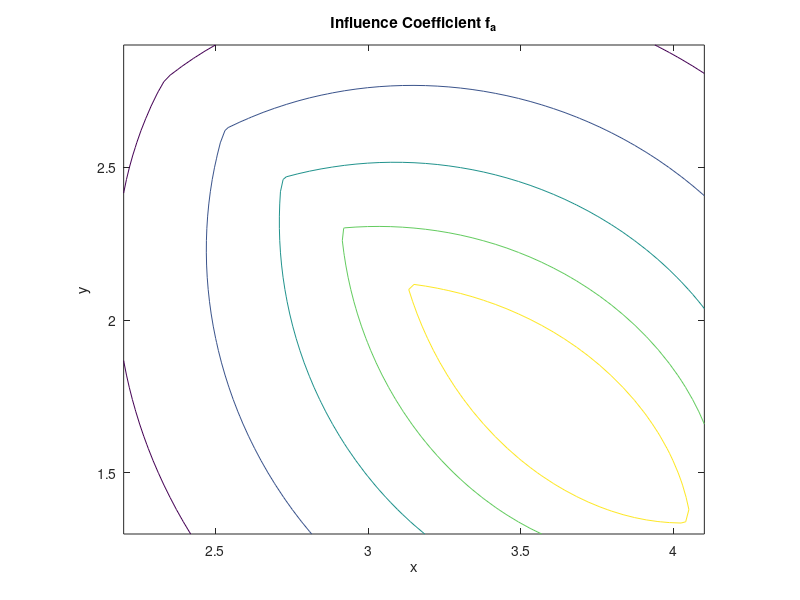
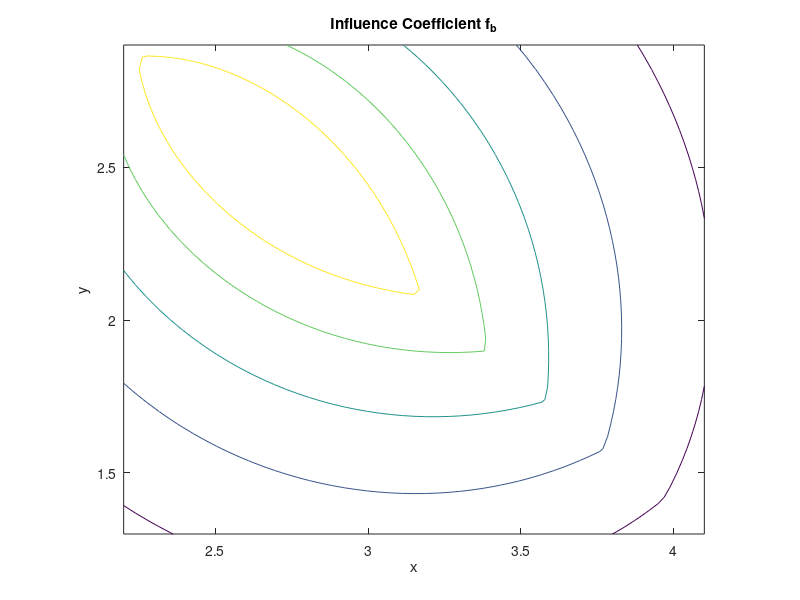

Here is the MATLAB script that generated these plots, in order: (Note: this script raises an error after producing the figures.)
nv = 100;
nx = 51;
ny = 41;
c1 = -0.15:0.05:0.15;
xa = 4.1; 
xb = 2.2; 
ya = 1.3;
yb = 2.9;

function [infa, infb] = panelinf(xa, ya, xb, yb, x, y)
    % Vector from A to B
    dx = xb - xa;
    dy = yb - ya;
    L = sqrt(dx^2 + dy^2);  % Panel length
    
    % Unit tangent and normal vectors
    t = [dx, dy] / L;
    n = [-dy, dx] / L;  % Rotate tangent vector 90 degrees CCW
    
    % Vector from A to field point
    rx = x - xa;
    ry = y - ya;

    
    % Transform field point to panel coordinates
    X = rx * t(1) + ry * t(2);
    Yin = rx * n(1) + ry * n(2);

    if abs(Yin) < 1e-5
        Y = 1e-5;
    else
        Y = Yin;
    end

    % Calculating I0
    I0 = -(1 / (4 * pi)) * ( ...
        X*log(X^2 + Y^2) - ...
        (X-L)*log((X-L)^2 + Y^2) - ...
        2*L + ...
        2*Y*(atan(X/Y) - atan((X - L) / Y)) );

    % Calculating I1
    I1 = 1/(8 * pi) * ((X^2 + Y^2) * log(X^2 + Y^2) ...
    - ((X - L)^2 + Y^2) * log((X - L)^2 + Y^2) ...
    - 2 * X * L + L^2);

    % Influence coefficient fa
    infa = (I0*(1-(X/L)) - (I1/L));

    % Influence coefficient fb
    infb = (I0*(X/L) + (I1/L));
  
end
 
% Generate grid and compute influence cofficients
for i = 1:nx
    for j = 1:ny
        xm(i,j) = xa + (i-1)*(xb-xa)/(nx-1);
        ym(i,j) = ya + (j-1)*(yb-ya)/(ny-1);
        [infa(i,j), infb(i,j)] = panelinf(xa, ya, xb, yb, xm(i,j), ym(i,j));
    end
end

% Plot fa
figure(1)
contour(xm', ym', infa', c1)
xlabel('x'), ylabel('y')
title('Influence Coefficient f_a')
axis equal

% Plot fb in a separate figure
figure(2)
contour(xm', ym', infb', c1)
xlabel('x'), ylabel('y')
title('Influence Coefficient f_b')
axis equal

yc = 0;
Gamma = 3.0;
c2 = -0.4:0.2:1.2;

function psixy = psipv(xc, yc, Gamma, x, y)
    r_2 = (x - xc)^2 + (y - yc)^2;   % Distance from vortex center
    if r_2 == 0
        error('Field point (x, y) cannot be exactly at the vortex location (xc, yc).');
    end
    psixy = -Gamma / (4 * pi) * log(r_2);
end 

% Generate grid and compute streamfunction
for k = 1:nv
    s = (k - 0.5) / nv;  % Midpoints of segments
    xc(k) = xa + s * (xb - xa);
    yc(k) = ya + s * (yb - ya);

    for i = 1:nx
        for j = 1:ny
            psi(i,j,k) = psipv(xc(k), yc, Gamma, xm(i,j), ym(i,j));
        end
    end
end

psitot = sum(psi, 3);

psi(:,:,1)

% Plot streamfunction contours
figure(3)
contour(xm', ym', psitot', c2)  % Use transpose psi' for correct orientation
xlabel('x'), ylabel('y')
title('Streamfunction of a Point Vortex')
axis equal